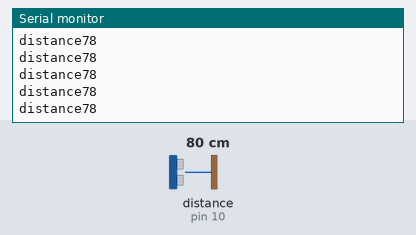
This sketch was run on a simulated Arduino Uno, built with avr-gcc and run on an emulated ATmega328P. Parts: the last lines printed to the serial monitor. Wiring (inferred from the names in the program): ultrasonic range finder: trigger pin 9; echo pin 10. Inputs (shaded band) come from the test bench; at power-on: distance to the obstacle (sensor on pin 10) 80 cm. The echo pulse lasts 58.3 µs per cm.

Above: at 1.2 s.
1.3 s: distance to the obstacle (sensor on pin 10) set to 2 cm
At 1.8 s:
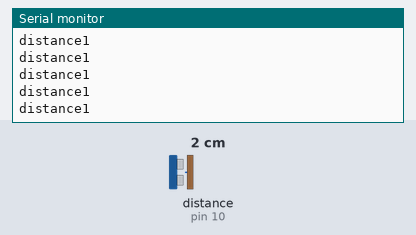
4.3 s: distance to the obstacle (sensor on pin 10) set to 4 cm
At 5.2 s:
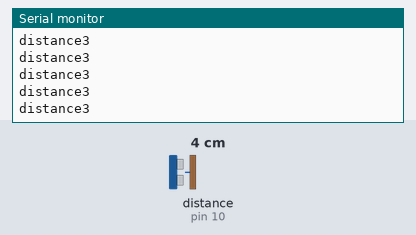
5.8 s: distance to the obstacle (sensor on pin 10) set to 18 cm
At 6.7 s:
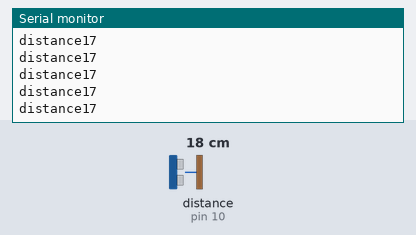
8.8 s: distance to the obstacle (sensor on pin 10) set to 9 cm
At 9.3 s:
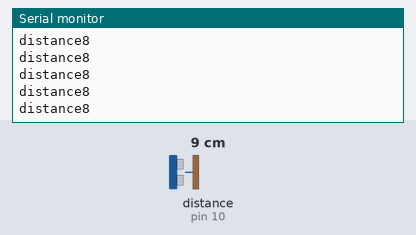
Timing chart, 0 to 11.8 s (numbered marks = the images above; inputs shaded):
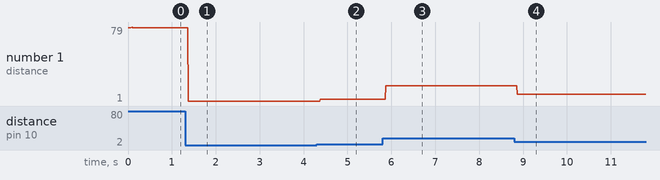

Measured:
- after the input at 1.3 s, the serial monitor: prints a new line after 0.08 s (image 1)
- after the input at 4.3 s, the serial monitor: prints a new line after 0.08 s (image 2)
- after the input at 5.8 s, the serial monitor: prints a new line after 0.07 s (image 3)
- after the input at 8.8 s, the serial monitor: prints a new line after 0.07 s (image 4)
- plotted number 1: 78 → 1 after the input at 1.3 s, 1 → 3 after the input at 4.3 s, 3 → 17 after the input at 5.8 s, 17 → 8 after the input at 8.8 s

The sketch:

ultrasonic_sebsor.ino
```cpp
const int transmit=9;
const int receive=10;
long duration;
int distance;
void setup() {
 pinMode(transmit,OUTPUT);
 pinMode(receive,INPUT);
 Serial.begin(9600);
}
void loop() {
digitalWrite(transmit,LOW);
delayMicroseconds(2);
digitalWrite(transmit,HIGH);
delayMicroseconds(10);
digitalWrite(transmit,LOW);
duration=pulseIn(receive,HIGH);
distance=duration*0.034/2;
Serial.print("distance");
Serial.println(distance);
//delay(100);
}
```
